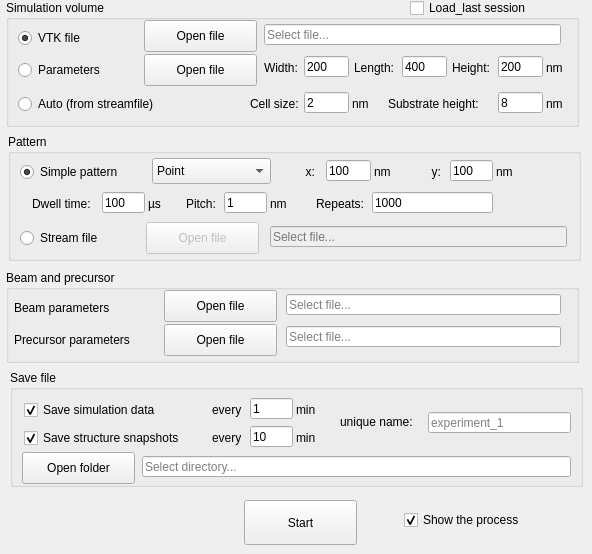
      <widget class="QWidget" name="tab">
       <attribute name="title">
        <string>FEBID</string>
       </attribute>
       <widget class="QGroupBox" name="groupBox">
        <property name="geometry">
         <rect>
          <x>6</x>
          <y>0</y>
          <width>573</width>
          <height>127</height>
         </rect>
        </property>
        <property name="title">
         <string>Simulation volume</string>
        </property>
        <widget class="QRadioButton" name="choice_geom_parameters_file">
         <property name="geometry">
          <rect>
           <x>12</x>
           <y>60</y>
           <width>119</width>
           <height>20</height>
          </rect>
         </property>
         <property name="text">
          <string>Parameters</string>
         </property>
        </widget>
        <widget class="QRadioButton" name="choice_vtk_file">
         <property name="geometry">
          <rect>
           <x>12</x>
           <y>28</y>
           <width>100</width>
           <height>20</height>
          </rect>
         </property>
         <property name="text">
          <string>VTK file</string>
         </property>
         <property name="checked">
          <bool>true</bool>
         </property>
        </widget>
        <widget class="QRadioButton" name="choice_auto">
         <property name="geometry">
          <rect>
           <x>12</x>
           <y>94</y>
           <width>159</width>
           <height>20</height>
          </rect>
         </property>
         <property name="text">
          <string>Auto (from streamfile)</string>
         </property>
        </widget>
        <widget class="QPushButton" name="open_vtk_file_button">
         <property name="geometry">
          <rect>
           <x>138</x>
           <y>20</y>
           <width>113</width>
           <height>32</height>
          </rect>
         </property>
         <property name="text">
          <string>Open file</string>
         </property>
        </widget>
        <widget class="QLineEdit" name="input_width">
         <property name="geometry">
          <rect>
           <x>298</x>
           <y>56</y>
           <width>45</width>
           <height>21</height>
          </rect>
         </property>
         <property name="inputMask">
          <string/>
         </property>
         <property name="text">
          <string>200</string>
         </property>
         <property name="maxLength">
          <number>5</number>
         </property>
         <property name="readOnly">
          <bool>true</bool>
         </property>
         <property name="placeholderText">
          <string>200</string>
         </property>
        </widget>
        <widget class="QLineEdit" name="input_length">
         <property name="geometry">
          <rect>
           <x>396</x>
           <y>56</y>
           <width>45</width>
           <height>21</height>
          </rect>
         </property>
         <property name="inputMask">
          <string/>
         </property>
         <property name="text">
          <string>400</string>
         </property>
         <property name="maxLength">
          <number>5</number>
         </property>
         <property name="readOnly">
          <bool>true</bool>
         </property>
         <property name="placeholderText">
          <string>400</string>
         </property>
        </widget>
        <widget class="QLineEdit" name="input_height">
         <property name="geometry">
          <rect>
           <x>492</x>
           <y>56</y>
           <width>45</width>
           <height>21</height>
          </rect>
         </property>
         <property name="inputMask">
          <string/>
         </property>
         <property name="text">
          <string>200</string>
         </property>
         <property name="maxLength">
          <number>5</number>
         </property>
         <property name="readOnly">
          <bool>true</bool>
         </property>
         <property name="placeholderText">
          <string>200</string>
         </property>
        </widget>
        <widget class="QLabel" name="l_dimensions_units">
         <property name="geometry">
          <rect>
           <x>540</x>
           <y>60</y>
           <width>19</width>
           <height>16</height>
          </rect>
         </property>
         <property name="text">
          <string>nm</string>
         </property>
        </widget>
        <widget class="QPushButton" name="open_geom_parameters_file_button">
         <property name="geometry">
          <rect>
           <x>138</x>
           <y>54</y>
           <width>113</width>
           <height>32</height>
          </rect>
         </property>
         <property name="text">
          <string>Open file</string>
         </property>
        </widget>
        <widget class="QLineEdit" name="vtk_filename_display">
         <property name="geometry">
          <rect>
           <x>258</x>
           <y>24</y>
           <width>297</width>
           <height>21</height>
          </rect>
         </property>
         <property name="readOnly">
          <bool>true</bool>
         </property>
         <property name="placeholderText">
          <string>Select file...</string>
         </property>
        </widget>
        <widget class="QLabel" name="l_width">
         <property name="enabled">
          <bool>true</bool>
         </property>
         <property name="geometry">
          <rect>
           <x>258</x>
           <y>60</y>
           <width>41</width>
           <height>16</height>
          </rect>
         </property>
         <property name="text">
          <string>Width:</string>
         </property>
        </widget>
        <widget class="QLabel" name="l_length">
         <property name="geometry">
          <rect>
           <x>348</x>
           <y>60</y>
           <width>45</width>
           <height>16</height>
          </rect>
         </property>
         <property name="text">
          <string>Length:</string>
         </property>
        </widget>
        <widget class="QLabel" name="l_height">
         <property name="geometry">
          <rect>
           <x>446</x>
           <y>60</y>
           <width>45</width>
           <height>16</height>
          </rect>
         </property>
         <property name="text">
          <string>Height:</string>
         </property>
        </widget>
        <widget class="QLabel" name="l_cell_size">
         <property name="geometry">
          <rect>
           <x>244</x>
           <y>96</y>
           <width>60</width>
           <height>16</height>
          </rect>
         </property>
         <property name="text">
          <string>Cell size:</string>
         </property>
        </widget>
        <widget class="QLineEdit" name="input_cell_size">
         <property name="geometry">
          <rect>
           <x>298</x>
           <y>92</y>
           <width>45</width>
           <height>21</height>
          </rect>
         </property>
         <property name="inputMask">
          <string/>
         </property>
         <property name="text">
          <string>2</string>
         </property>
         <property name="maxLength">
          <number>4</number>
         </property>
         <property name="readOnly">
          <bool>true</bool>
         </property>
         <property name="placeholderText">
          <string>2</string>
         </property>
        </widget>
        <widget class="QLabel" name="l_cell_size_units">
         <property name="geometry">
          <rect>
           <x>346</x>
           <y>96</y>
           <width>19</width>
           <height>16</height>
          </rect>
         </property>
         <property name="text">
          <string>nm</string>
         </property>
        </widget>
        <widget class="QLabel" name="l_substrate_height_units">
         <property name="geometry">
          <rect>
           <x>540</x>
           <y>96</y>
           <width>19</width>
           <height>16</height>
          </rect>
         </property>
         <property name="text">
          <string>nm</string>
         </property>
        </widget>
        <widget class="QLineEdit" name="input_substrate_height">
         <property name="geometry">
          <rect>
           <x>492</x>
           <y>92</y>
           <width>45</width>
           <height>21</height>
          </rect>
         </property>
         <property name="inputMask">
          <string/>
         </property>
         <property name="text">
          <string>8</string>
         </property>
         <property name="maxLength">
          <number>4</number>
         </property>
         <property name="placeholderText">
          <string>4</string>
         </property>
        </widget>
        <widget class="QLabel" name="l_substrate_height">
         <property name="geometry">
          <rect>
           <x>382</x>
           <y>96</y>
           <width>105</width>
           <height>16</height>
          </rect>
         </property>
         <property name="text">
          <string>Substrate height:</string>
         </property>
        </widget>
       </widget>
       <widget class="QGroupBox" name="groupBox_2">
        <property name="geometry">
         <rect>
          <x>8</x>
          <y>134</y>
          <width>573</width>
          <height>127</height>
         </rect>
        </property>
        <property name="title">
         <string>Pattern</string>
        </property>
        <widget class="QRadioButton" name="choice_stream_file">
         <property name="geometry">
          <rect>
           <x>12</x>
           <y>94</y>
           <width>119</width>
           <height>20</height>
          </rect>
         </property>
         <property name="text">
          <string>Stream file</string>
         </property>
        </widget>
        <widget class="QRadioButton" name="choice_simple_pattern">
         <property name="geometry">
          <rect>
           <x>12</x>
           <y>28</y>
           <width>115</width>
           <height>20</height>
          </rect>
         </property>
         <property name="text">
          <string>Simple pattern</string>
         </property>
         <property name="checked">
          <bool>true</bool>
         </property>
        </widget>
        <widget class="QPushButton" name="open_stream_file_button">
         <property name="enabled">
          <bool>false</bool>
         </property>
         <property name="geometry">
          <rect>
           <x>138</x>
           <y>88</y>
           <width>113</width>
           <height>32</height>
          </rect>
         </property>
         <property name="text">
          <string>Open file</string>
         </property>
        </widget>
        <widget class="QLineEdit" name="input_param2">
         <property name="geometry">
          <rect>
           <x>442</x>
           <y>26</y>
           <width>43</width>
           <height>21</height>
          </rect>
         </property>
         <property name="text">
          <string>100</string>
         </property>
         <property name="maxLength">
          <number>4</number>
         </property>
         <property name="placeholderText">
          <string>100</string>
         </property>
        </widget>
        <widget class="QComboBox" name="pattern_selection">
         <property name="geometry">
          <rect>
           <x>144</x>
           <y>24</y>
           <width>119</width>
           <height>26</height>
          </rect>
         </property>
         <property name="currentIndex">
          <number>0</number>
         </property>
         <item>
          <property name="text">
           <string>Point</string>
          </property>
         </item>
         <item>
          <property name="text">
           <string>Line</string>
          </property>
         </item>
         <item>
          <property name="text">
           <string>Rectangle</string>
          </property>
         </item>
         <item>
          <property name="text">
           <string>Square</string>
          </property>
         </item>
         <item>
          <property name="text">
           <string>Circle</string>
          </property>
         </item>
        </widget>
        <widget class="QLabel" name="l_param1">
         <property name="geometry">
          <rect>
           <x>270</x>
           <y>30</y>
           <width>37</width>
           <height>16</height>
          </rect>
         </property>
         <property name="text">
          <string>x:</string>
         </property>
         <property name="alignment">
          <set>Qt::AlignRight|Qt::AlignTrailing|Qt::AlignVCenter</set>
         </property>
        </widget>
        <widget class="QLineEdit" name="input_param1">
         <property name="geometry">
          <rect>
           <x>318</x>
           <y>26</y>
           <width>45</width>
           <height>21</height>
          </rect>
         </property>
         <property name="text">
          <string>100</string>
         </property>
         <property name="maxLength">
          <number>4</number>
         </property>
         <property name="placeholderText">
          <string>100</string>
         </property>
        </widget>
        <widget class="QLabel" name="l_param2">
         <property name="geometry">
          <rect>
           <x>392</x>
           <y>30</y>
           <width>41</width>
           <height>16</height>
          </rect>
         </property>
         <property name="layoutDirection">
          <enum>Qt::LeftToRight</enum>
         </property>
         <property name="autoFillBackground">
          <bool>false</bool>
         </property>
         <property name="text">
          <string>y:</string>
         </property>
         <property name="alignment">
          <set>Qt::AlignRight|Qt::AlignTrailing|Qt::AlignVCenter</set>
         </property>
        </widget>
        <widget class="QLineEdit" name="stream_file_filename_display">
         <property name="enabled">
          <bool>false</bool>
         </property>
         <property name="geometry">
          <rect>
           <x>262</x>
           <y>92</y>
           <width>297</width>
           <height>21</height>
          </rect>
         </property>
         <property name="readOnly">
          <bool>true</bool>
         </property>
         <property name="placeholderText">
          <string>Select file...</string>
         </property>
        </widget>
        <widget class="QLineEdit" name="input_dwell_time">
         <property name="geometry">
          <rect>
           <x>94</x>
           <y>58</y>
           <width>43</width>
           <height>21</height>
          </rect>
         </property>
         <property name="text">
          <string>100</string>
         </property>
         <property name="maxLength">
          <number>4</number>
         </property>
         <property name="placeholderText">
          <string>100</string>
         </property>
        </widget>
        <widget class="QLabel" name="l_dwell_time">
         <property name="geometry">
          <rect>
           <x>24</x>
           <y>62</y>
           <width>71</width>
           <height>16</height>
          </rect>
         </property>
         <property name="text">
          <string>Dwell time:</string>
         </property>
        </widget>
        <widget class="QLabel" name="l_pitch">
         <property name="geometry">
          <rect>
           <x>178</x>
           <y>62</y>
           <width>39</width>
           <height>16</height>
          </rect>
         </property>
         <property name="text">
          <string>Pitch:</string>
         </property>
        </widget>
        <widget class="QLineEdit" name="input_pitch">
         <property name="geometry">
          <rect>
           <x>216</x>
           <y>58</y>
           <width>43</width>
           <height>21</height>
          </rect>
         </property>
         <property name="text">
          <string>1</string>
         </property>
         <property name="maxLength">
          <number>3</number>
         </property>
         <property name="placeholderText">
          <string>1</string>
         </property>
        </widget>
        <widget class="QLabel" name="l_repeats">
         <property name="geometry">
          <rect>
           <x>308</x>
           <y>62</y>
           <width>57</width>
           <height>16</height>
          </rect>
         </property>
         <property name="text">
          <string>Repeats:</string>
         </property>
        </widget>
        <widget class="QLineEdit" name="input_repeats">
         <property name="geometry">
          <rect>
           <x>364</x>
           <y>58</y>
           <width>121</width>
           <height>21</height>
          </rect>
         </property>
         <property name="text">
          <string>1000</string>
         </property>
         <property name="placeholderText">
          <string>1000</string>
         </property>
        </widget>
        <widget class="QLabel" name="l_param1_units">
         <property name="geometry">
          <rect>
           <x>366</x>
           <y>30</y>
           <width>19</width>
           <height>16</height>
          </rect>
         </property>
         <property name="text">
          <string>nm</string>
         </property>
        </widget>
        <widget class="QLabel" name="l_param2_units">
         <property name="geometry">
          <rect>
           <x>488</x>
           <y>30</y>
           <width>19</width>
           <height>16</height>
          </rect>
         </property>
         <property name="text">
          <string>nm</string>
         </property>
        </widget>
        <widget class="QLabel" name="l_dwell_time_units">
         <property name="geometry">
          <rect>
           <x>140</x>
           <y>62</y>
           <width>19</width>
           <height>16</height>
          </rect>
         </property>
         <property name="text">
          <string>µs</string>
         </property>
        </widget>
        <widget class="QLabel" name="l_pitc_units">
         <property name="geometry">
          <rect>
           <x>262</x>
           <y>62</y>
           <width>19</width>
           <height>16</height>
          </rect>
         </property>
         <property name="text">
          <string>nm</string>
         </property>
        </widget>
       </widget>
       <widget class="QGroupBox" name="groupBox_4">
        <property name="geometry">
         <rect>
          <x>6</x>
          <y>270</y>
          <width>573</width>
          <height>93</height>
         </rect>
        </property>
        <property name="title">
         <string>Beam and precursor</string>
        </property>
        <widget class="QPushButton" name="open_beam_parameters_file_button">
         <property name="geometry">
          <rect>
           <x>158</x>
           <y>20</y>
           <width>113</width>
           <height>32</height>
          </rect>
         </property>
         <property name="text">
          <string>Open file</string>
         </property>
        </widget>
        <widget class="QPushButton" name="open_precursor_parameters_file_button">
         <property name="geometry">
          <rect>
           <x>158</x>
           <y>54</y>
           <width>113</width>
           <height>32</height>
          </rect>
         </property>
         <property name="text">
          <string>Open file</string>
         </property>
        </widget>
        <widget class="QLineEdit" name="beam_parameters_filename_display">
         <property name="geometry">
          <rect>
           <x>280</x>
           <y>24</y>
           <width>275</width>
           <height>21</height>
          </rect>
         </property>
         <property name="readOnly">
          <bool>true</bool>
         </property>
         <property name="placeholderText">
          <string>Select file...</string>
         </property>
        </widget>
        <widget class="QLineEdit" name="precursor_parameters_filename_display">
         <property name="geometry">
          <rect>
           <x>280</x>
           <y>56</y>
           <width>275</width>
           <height>21</height>
          </rect>
         </property>
         <property name="readOnly">
          <bool>true</bool>
         </property>
         <property name="placeholderText">
          <string>Select file...</string>
         </property>
        </widget>
        <widget class="QLabel" name="label_12">
         <property name="geometry">
          <rect>
           <x>8</x>
           <y>30</y>
           <width>117</width>
           <height>16</height>
          </rect>
         </property>
         <property name="text">
          <string>Beam parameters</string>
         </property>
        </widget>
        <widget class="QLabel" name="label_13">
         <property name="geometry">
          <rect>
           <x>8</x>
           <y>62</y>
           <width>143</width>
           <height>16</height>
          </rect>
         </property>
         <property name="text">
          <string>Precursor parameters</string>
         </property>
        </widget>
       </widget>
       <widget class="QPushButton" name="start_febid_button">
        <property name="geometry">
         <rect>
          <x>244</x>
          <y>500</y>
          <width>113</width>
          <height>45</height>
         </rect>
        </property>
        <property name="text">
         <string>Start</string>
        </property>
       </widget>
       <widget class="QGroupBox" name="groupBox_7">
        <property name="geometry">
         <rect>
          <x>10</x>
          <y>370</y>
          <width>573</width>
          <height>117</height>
         </rect>
        </property>
        <property name="title">
         <string>Save file</string>
        </property>
        <widget class="QCheckBox" name="checkbox_save_simulation_data">
         <property name="geometry">
          <rect>
           <x>14</x>
           <y>30</y>
           <width>157</width>
           <height>20</height>
          </rect>
         </property>
         <property name="text">
          <string>Save simulation data</string>
         </property>
         <property name="checked">
          <bool>true</bool>
         </property>
        </widget>
        <widget class="QCheckBox" name="checkbox_save_snapshots">
         <property name="geometry">
          <rect>
           <x>14</x>
           <y>58</y>
           <width>181</width>
           <height>20</height>
          </rect>
         </property>
         <property name="text">
          <string>Save structure snapshots</string>
         </property>
         <property name="checked">
          <bool>true</bool>
         </property>
        </widget>
        <widget class="QLabel" name="l_sim_data_interval">
         <property name="geometry">
          <rect>
           <x>202</x>
           <y>32</y>
           <width>39</width>
           <height>16</height>
          </rect>
         </property>
         <property name="text">
          <string>every</string>
         </property>
        </widget>
        <widget class="QLabel" name="l_sim_data_interval_units">
         <property name="geometry">
          <rect>
           <x>286</x>
           <y>32</y>
           <width>25</width>
           <height>16</height>
          </rect>
         </property>
         <property name="text">
          <string>min</string>
         </property>
        </widget>
        <widget class="QLineEdit" name="input_simulation_data_interval">
         <property name="geometry">
          <rect>
           <x>240</x>
           <y>28</y>
           <width>43</width>
           <height>21</height>
          </rect>
         </property>
         <property name="text">
          <string>1</string>
         </property>
         <property name="maxLength">
          <number>4</number>
         </property>
         <property name="placeholderText">
          <string>1</string>
         </property>
        </widget>
        <widget class="QLineEdit" name="input_structure_snapshot_interval">
         <property name="geometry">
          <rect>
           <x>240</x>
           <y>56</y>
           <width>43</width>
           <height>21</height>
          </rect>
         </property>
         <property name="text">
          <string>10</string>
         </property>
         <property name="maxLength">
          <number>4</number>
         </property>
         <property name="placeholderText">
          <string>10</string>
         </property>
        </widget>
        <widget class="QLabel" name="l_snapshot_interval">
         <property name="geometry">
          <rect>
           <x>202</x>
           <y>60</y>
           <width>39</width>
           <height>16</height>
          </rect>
         </property>
         <property name="text">
          <string>every</string>
         </property>
        </widget>
        <widget class="QLabel" name="l_snapshot_interval_units">
         <property name="geometry">
          <rect>
           <x>286</x>
           <y>60</y>
           <width>25</width>
           <height>16</height>
          </rect>
         </property>
         <property name="text">
          <string>min</string>
         </property>
        </widget>
        <widget class="QLineEdit" name="input_unique_name">
         <property name="geometry">
          <rect>
           <x>418</x>
           <y>42</y>
           <width>143</width>
           <height>21</height>
          </rect>
         </property>
         <property name="inputMask">
          <string/>
         </property>
         <property name="text">
          <string/>
         </property>
         <property name="maxLength">
          <number>32</number>
         </property>
         <property name="placeholderText">
          <string>experiment_1</string>
         </property>
        </widget>
        <widget class="QLabel" name="l_unique_name">
         <property name="geometry">
          <rect>
           <x>330</x>
           <y>44</y>
           <width>83</width>
           <height>16</height>
          </rect>
         </property>
         <property name="text">
          <string>unique name:</string>
         </property>
        </widget>
        <widget class="QPushButton" name="open_save_folder_button">
         <property name="geometry">
          <rect>
           <x>12</x>
           <y>82</y>
           <width>113</width>
           <height>32</height>
          </rect>
         </property>
         <property name="text">
          <string>Open folder</string>
         </property>
        </widget>
        <widget class="QLineEdit" name="save_folder_display">
         <property name="geometry">
          <rect>
           <x>132</x>
           <y>86</y>
           <width>429</width>
           <height>21</height>
          </rect>
         </property>
         <property name="readOnly">
          <bool>true</bool>
         </property>
         <property name="placeholderText">
          <string>Select directory...</string>
         </property>
        </widget>
       </widget>
       <widget class="QCheckBox" name="checkbox_show">
        <property name="geometry">
         <rect>
          <x>404</x>
          <y>510</y>
          <width>133</width>
          <height>20</height>
         </rect>
        </property>
        <property name="text">
         <string>Show the process</string>
        </property>
        <property name="checked">
         <bool>true</bool>
        </property>
       </widget>
       <widget class="QCheckBox" name="checkbox_load_last_session">
        <property name="geometry">
         <rect>
          <x>410</x>
          <y>0</y>
          <width>133</width>
          <height>16</height>
         </rect>
        </property>
        <property name="text">
         <string>Load_last session</string>
        </property>
        <property name="checked">
         <bool>false</bool>
        </property>
       </widget>
      </widget>
